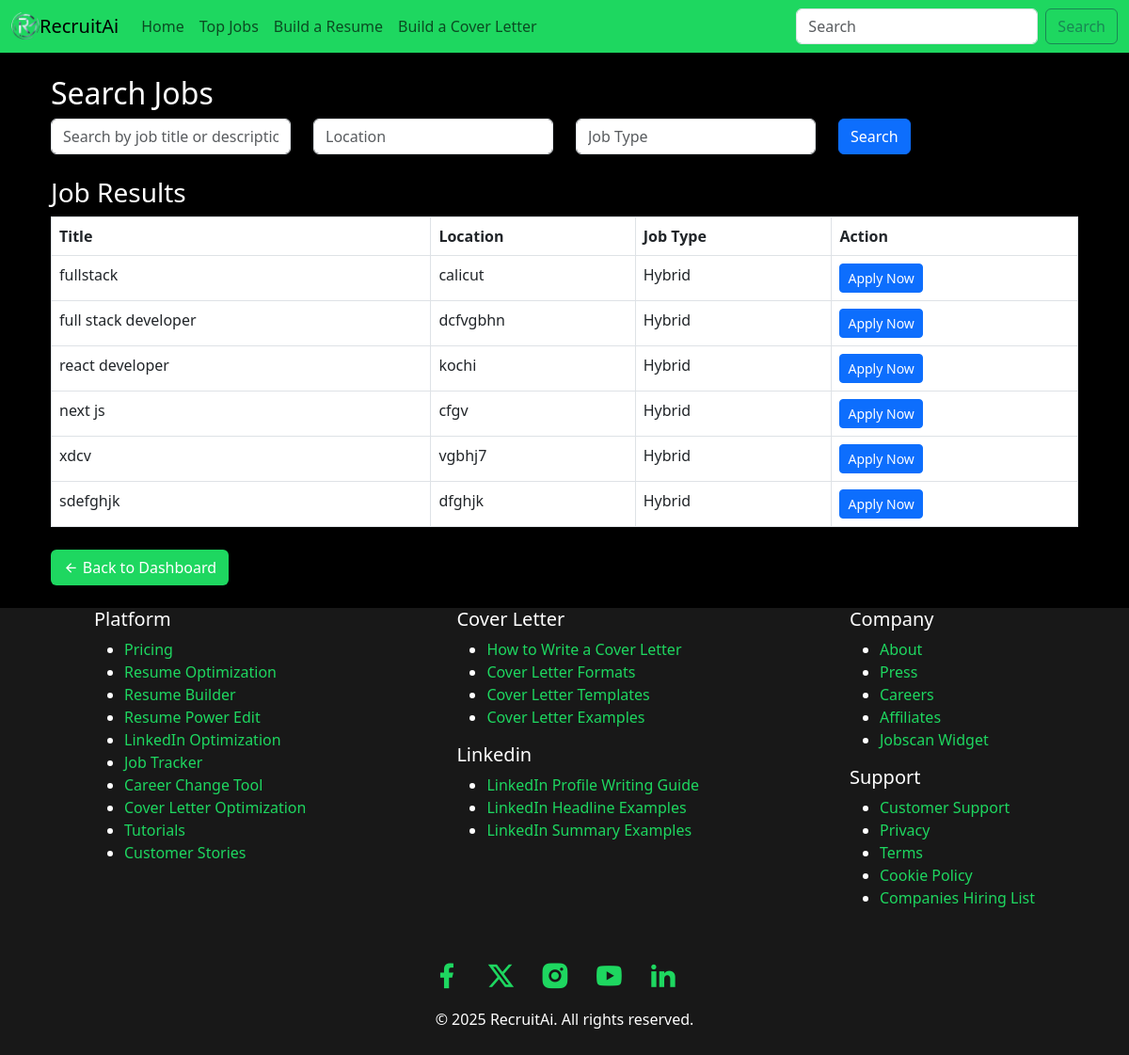
The page /jobs/search_jobs/ on the database its author committed.
### jobs/models.py (models this page shows, shortened)
class Job(models.Model):
    title = models.CharField(max_length=255)
    description = models.TextField()
    skills_required = models.TextField()
    location = models.CharField(max_length=255)
    min_experience = models.FloatField()
    job_type = models.CharField(max_length=50)
    required_skills = models.TextField()
    salary = models.DecimalField(max_digits=10, decimal_places=2)

### jobs/views.py (the view)
# urls.py: path('search_jobs/', views.search_jobs, name='search_jobs'),
def search_jobs(request):
    query = request.GET.get('query', '')
    location = request.GET.get('location', '')
    job_type = request.GET.get('job_type', '')
    jobs = Job.objects.all()
    if query:
        jobs = jobs.filter(Q(title__icontains=query) | Q(description__icontains=query))
    if location:
        jobs = jobs.filter(location__icontains=location)
    if job_type:
        jobs = jobs.filter(job_type__icontains=job_type)
    return render(request, 'jobs/job_list.html', {'jobs': jobs})

### jobs/templates/jobs/job_list.html (shortened to what this page needs)
{% extends 'base.html' %}
{% block content %}
<div class="container mt-4">
    <h2>Search Jobs</h2>
    <form method="GET" action="{% url 'jobs:search_jobs' %}">
        <div class="row">
            <div class="col-md-3">
                <input type="text" name="query" class="form-control" placeholder="Search by job title or description" value="{{ request.GET.query }}">
            </div>
            <div class="col-md-3">
                <input type="text" name="location" class="form-control" placeholder="Location" value="{{ request.GET.location }}">
            </div>
            <div class="col-md-3">
                <input type="text" name="job_type" class="form-control" placeholder="Job Type" value="{{ request.GET.job_type }}">
            </div>
            <div class="col-md-3">
                <button type="submit" class="btn btn-primary">Search</button>
            </div>
        </div>
    </form>
</div>
<div class="container mt-4">
    <h3>Job Results</h3>
    {% if jobs %}
    <table class="table table-bordered" style="color: white;">
        <thead>
            <tr>
                <th>Title</th>
                <th>Location</th>
                <th>Job Type</th>
                <th>Action</th>
            </tr>
        </thead>
        <tbody>
            {% for job in jobs %}
            <tr>
                <td>{{ job.title }}</td>
                <td>{{ job.location }}</td>
                <td>{{ job.job_type }}</td>
                <td>
                    <button
                        class="btn btn-sm apply-btn {% if job.id in applied_job_ids %}btn-success{% else %}btn-primary{% endif %}"
                        data-job-id="{{ job.id }}"
                    >
                        {% if job.id in applied_job_ids %}Applied{% else %}Apply Now{% endif %}
                    </button>
                </td>
            </tr>
            {% endfor %}
        </tbody>
    </table>
    {% else %}
    <p>No jobs found based on your search criteria.</p>
    {% endif %}
</div>
<div class="container mt-4">
    <a href="{% url 'user:candidate_home' %}" class="btn" style="background-color: #1ed760; color: white;">
        <i class="ri-arrow-left-line"></i> Back to Dashboard
    </a>
</div>
{% endblock %}

### static/css/styles.css (style rules this page uses)
body { background-color: black; margin: 0; padding: 0; }

### templates/base.html (style rules this page uses)
body { background-color: black; color: white; }

### rows shown on the page
Job: title "fullstack", location "calicut", job_type "Hybrid", shows "Apply Now"
Job: title "full stack developer", location "dcfvgbhn", job_type "Hybrid", shows "Apply Now"
Job: title "react developer", location "kochi", job_type "Hybrid", shows "Apply Now"
Job: title "next js", location "cfgv", job_type "Hybrid", shows "Apply Now"
Job: title "xdcv", location "vgbhj7", job_type "Hybrid", shows "Apply Now"
Job: title "sdefghjk", location "dfghjk", job_type "Hybrid", shows "Apply Now"
